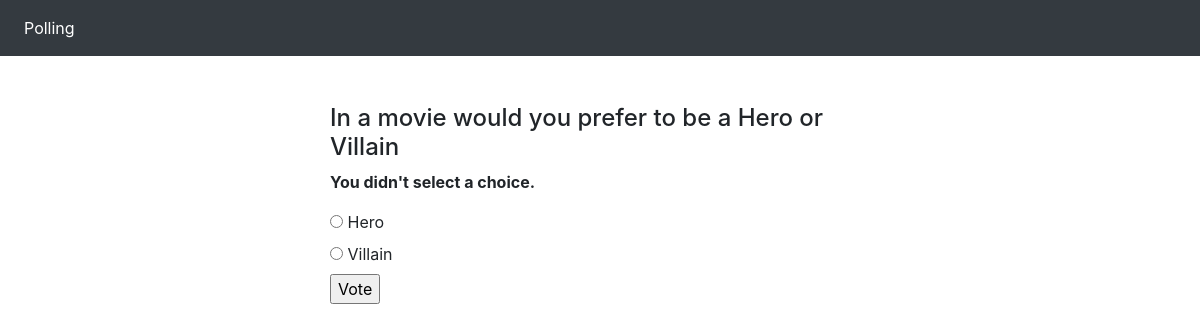
The page /polls/5/vote/ on the database its author committed.
### polls/models.py (models this page shows, shortened)
class Question(models.Model):
    question_text = models.CharField(max_length=200)
    pub_date = models.DateTimeField('date published')

class Choice(models.Model):
    question = models.ForeignKey(Question, on_delete=models.CASCADE)
    choice_text = models.CharField(max_length=200)
    votes = models.IntegerField(default=0)

### polls/views.py (the view)
# urls.py: path('<int:question_id>/vote/', views.vote, name='vote'),
def vote(request, question_id):
    question = get_object_or_404(Question, pk=question_id)
    try:
        selected_choice = question.choice_set.get(pk=request.POST['choice'])
    except (KeyError, Choice.DoesNotExist):
        return render(request, 'polls/detail.html', {
            'question': question,
            'error_message': "You didn't select a choice.",
        })
    else:
        selected_choice.votes += 1
        selected_choice.save()
        return HttpResponseRedirect(reverse('polls:results', args=(question.id,)))

### polls/templates/polls/detail.html (shortened to what this page needs)
{% extends 'base.html' %}
{% block content %}
<h4>{{ question.question_text }}</h4>
{% if error_message %}<p><strong>{{ error_message }}</strong></p>{% endif %}
<form action="{% url 'polls:vote' question.id %}" method="post">
{% for choice in question.choice_set.all %}
    <input type="radio" name="choice" id="choice{{ forloop.counter }}" value="{{ choice.id }}">
    <label for="choice{{ forloop.counter }}">{{ choice.choice_text }}</label><br>
{% endfor %}
<input type="submit" value="Vote">
</form>
{% endblock %}

### rows shown on the page
Question: question_text "In a movie would you prefer to be a Hero or Villain"
Choice: choice_text "Hero"
Choice: choice_text "Villain"

### other values the page prints
{{ error_message }} "You didn't select a choice."
